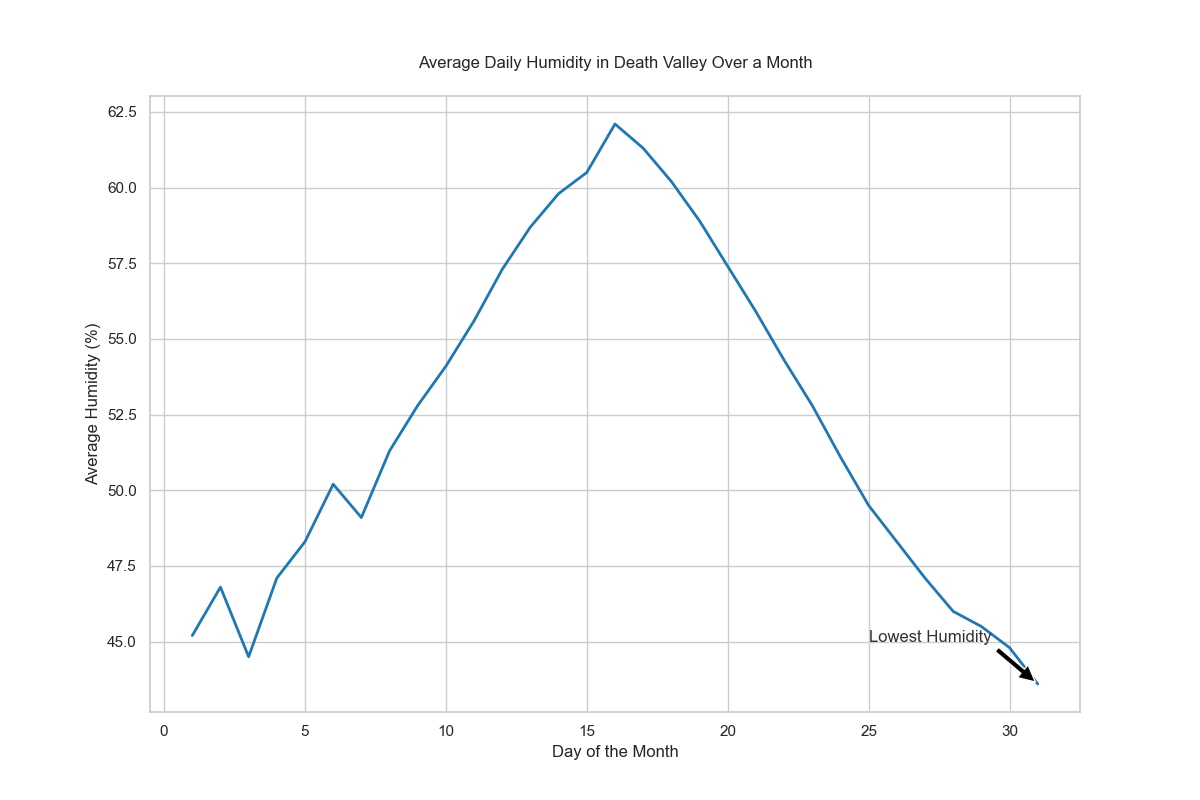

The script that drew this image:

import pandas as pd
import seaborn as sns
import matplotlib.pyplot as plt

data = {
    'Day': [i for i in range(1, 32)],
    'Average Daily Humidity (%)': [
        45.2, 46.8, 44.5, 47.1, 48.3, 50.2, 49.1, 51.3, 52.8,
        54.1, 55.6, 57.3, 58.7, 59.8, 60.5, 62.1, 61.3, 60.2,
        58.9, 57.4, 55.9, 54.3, 52.8, 51.1, 49.5, 48.3, 47.1,
        46.0, 45.5, 44.8, 43.6
    ]
}

df = pd.DataFrame(data)

sns.set_theme(style="whitegrid")
plt.figure(figsize=(12, 8))

humidity_plot = sns.lineplot(
    x='Day',
    y='Average Daily Humidity (%)',
    data=df,
    color="#1f77b4",
    lw=2
)

plt.title('Average Daily Humidity in Death Valley Over a Month', pad=20)
plt.xlabel('Day of the Month')
plt.ylabel('Average Humidity (%)')

plt.annotate(
    'Lowest Humidity',
    xy=(31, 43.6),
    xytext=(25, 45),
    arrowprops=dict(facecolor='black', shrink=0.05),
    fontsize=12,
    color='#333333'
)

plt.show()
